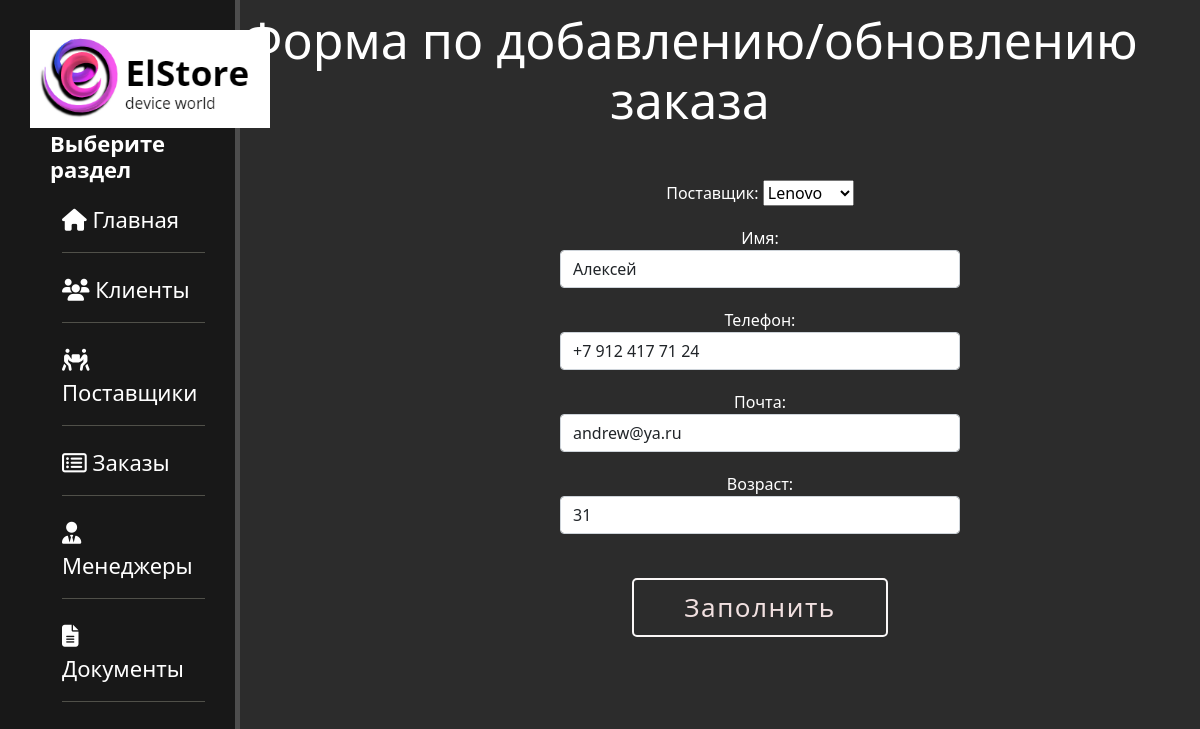
Page /managers/4/update on the committed database.
### base/models.py (models this page shows, shortened)
class Manager(models.Model):
    supplier = models.ForeignKey(Suppliers, on_delete=models.CASCADE, related_name='manager', verbose_name='поставщик')
    name = models.CharField(max_length=50, verbose_name='Имя')
    phone = models.CharField(max_length=20, verbose_name='Телефон')
    e_mail = models.CharField(max_length=30, verbose_name='Почта')
    age = models.CharField(max_length=3, verbose_name='Возраст')
    class Meta:
        verbose_name = 'Менеджер'
        verbose_name_plural = 'Менеджеры'

class Suppliers(models.Model):
    name = models.CharField(max_length=50, verbose_name='Название')
    city = models.CharField(max_length=50, verbose_name='Город')
    def __str__(self):
        return self.name
    class Meta:
        verbose_name = 'Поставщик'
        verbose_name_plural = 'Поставщики'

### base/views.py (the view)
# urls.py: path('managers/<int:pk>/update', views.ManUpdateView.as_view(), name='man_update'),
class ManUpdateView(UpdateView):
    model = Manager
    template_name = 'base/order_create.html'
    form_class = ManagerForm

### base/forms.py
class ManagerForm(ModelForm):
    class Meta:
        model = Manager
        fields = ('supplier', 'name', 'phone', 'e_mail', 'age')
        widgets = {
            "name": TextInput(attrs={
                'class': 'form-control',
                'placeholder': 'имя'
            }),
            "phone": TextInput(attrs={
                'class': 'form-control',
                'placeholder': 'телефон'
            }),
            "e_mail": TextInput(attrs={
                'class': 'form-control',
                'placeholder': 'почта'
            }),
            "age": DateTimeInput(attrs={
                'class': 'form-control',
                'placeholder': 'возраст'
            }),
        }

### base/templates/base/order_create.html (shortened to what this page needs)
{% extends 'base/layout.html' %} {% block content %}
<div class="features">
    <h1>Форма по добавлению/обновлению заказа</h1>
    <form method="post">
        {{form.as_p}}
        <br>
        <button class="mybtn" id="delupbutton" type="submit">Заполнить</button>
    </form>
</div>
{% endblock %} {% block title %}Форма по добавлению клиента{% endblock %}

### base/static/base/css/main.css (style rules this page uses)
body { background: #2c2c2c; }
main .features { float: left; color: #fff; margin-top: 10px; text-align: center; width: 75%; }
main .features h1 { font-size: 50px; }
main .features p { max-width: 400px; margin: 20px auto; }
form { margin-left: 30%; width: 500px; margin-top: 50px; }
.mybtn { margin-left: 420px; background-color: transparent; padding: 8px 220px; border: 2px solid rgb(250, 247, 247); border-radius: 5px; font-size: 26px; letter-spacing: 1.5px; color: rgb(241, 224, 224); outline: none; cursor: pointer; }
#delupbutton { display: inline-block; padding-left: 50px; padding-right: 50px; margin: auto; margin-bottom: 5px; text-decoration: none; }

### rows in the picture
Manager: supplier "Lenovo", phone "+7 912 417 71 24", e_mail "andrew@ya.ru", age "31"
Suppliers: name "Алексей"
